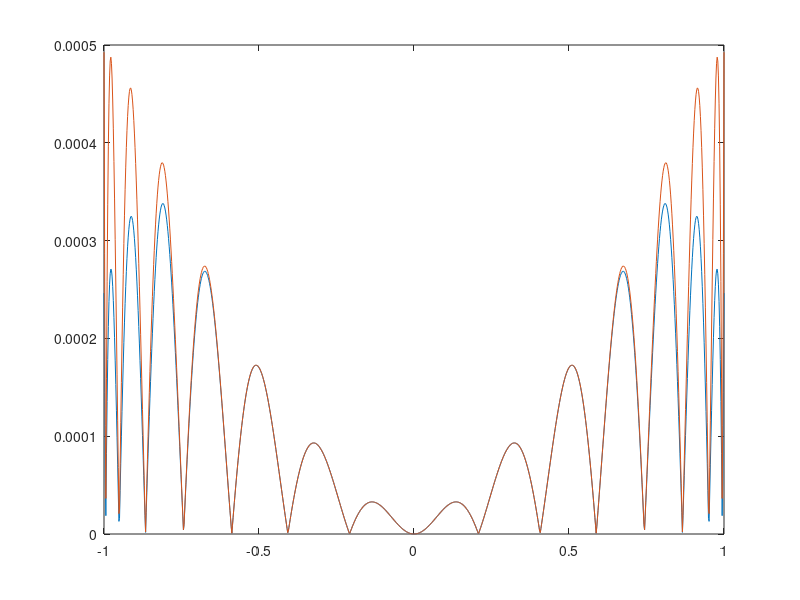
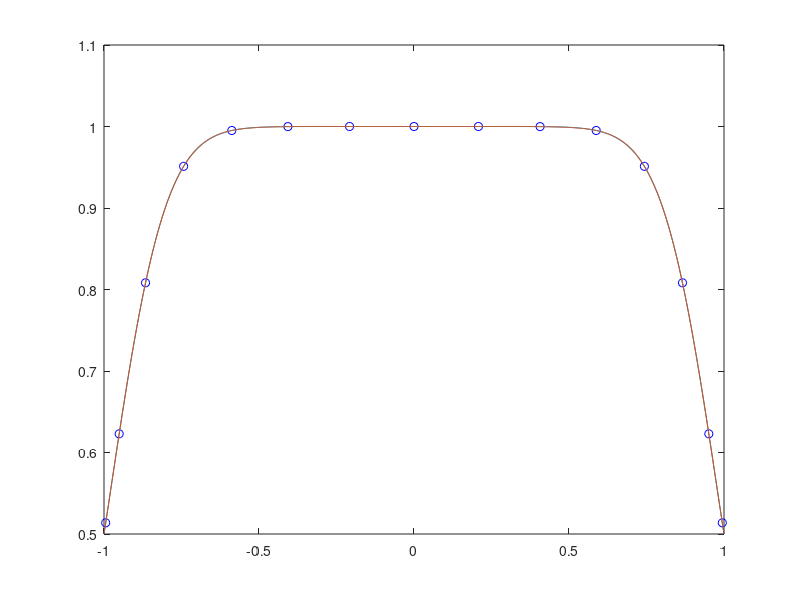

Recreate these plots in MATLAB, in order.
clc
clear
close all


xd = -1;
xu = 1;
len = 15;

%punkty według zasady Czybyszewa
x = zeros(1,len);
for c = 1 : len;
    x(c) = cos((2*c-1)*pi/(2*len));
end

x = (x+1)*(xu-xd)/2+xd;

%x = x*()

xi = linspace (xd,xu,1000);
yi = 1./(1+(xi.^10));


%x = linspace(xd,xu,len);
y = 1./(1+x.^10);
p = zeros(1,len);
%interpolacja wielomanem Lagranga
for i = 1 : len
    tmp1=x;
    tmp1(i) = [];
    tmp2=poly(tmp1);
    tmp1=x(i)-tmp1;
    tmp2=tmp2*y(i)/prod(tmp1);
    p=p+tmp2;
end

b = zeros(2,1000);
yo=polyval(p,xi);


for a = 1 : 1000
    b(1,a) = abs(yi(a)-yo(a));
    b(2,a) = b(1,a)/yi(a);
end

figure;
plot(xi,b);
%błąd bezwzględny niebieski
%błąd względny pomarańczowy

figure;
plot(x,y,'ob'); hold on;
plot(xi,yi);
plot(xi,yo);


mean(b(1,:))
max(b(1,:))
mean(b(2,:))
max(b(2,:))
